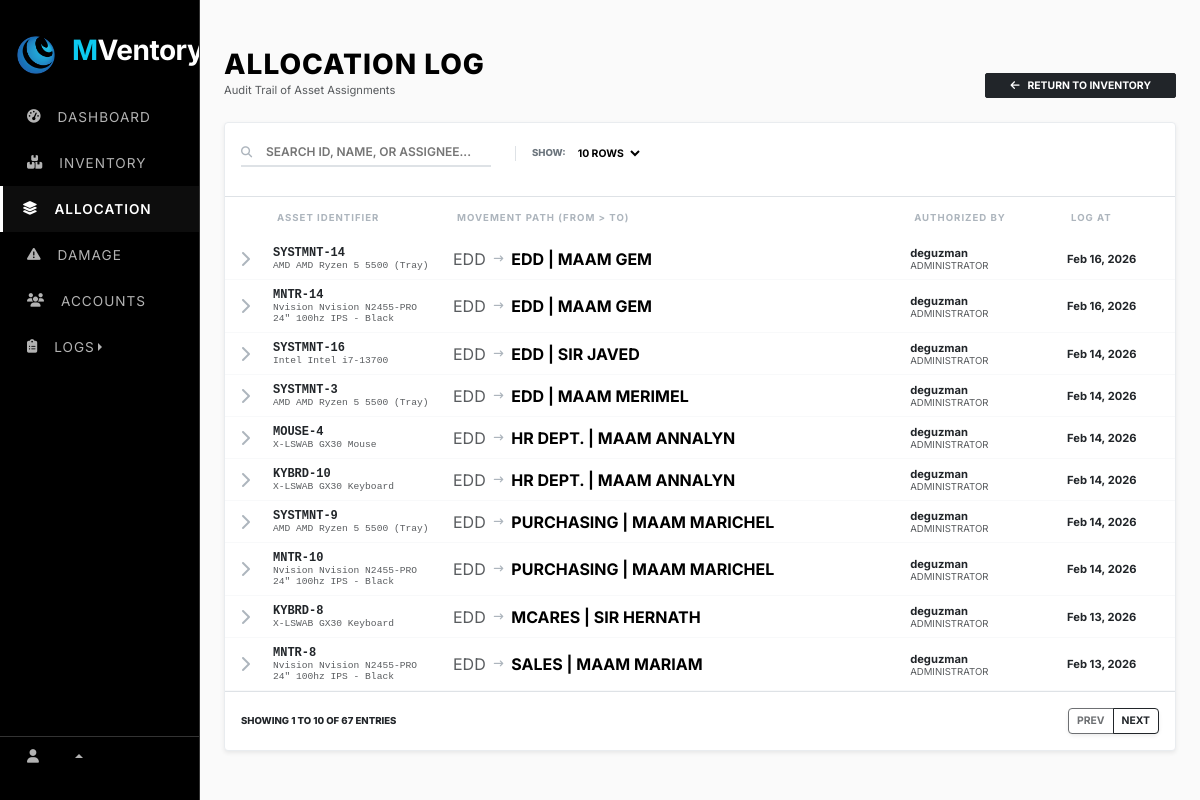
Page /web_content/allocation.php on the earlier database version.
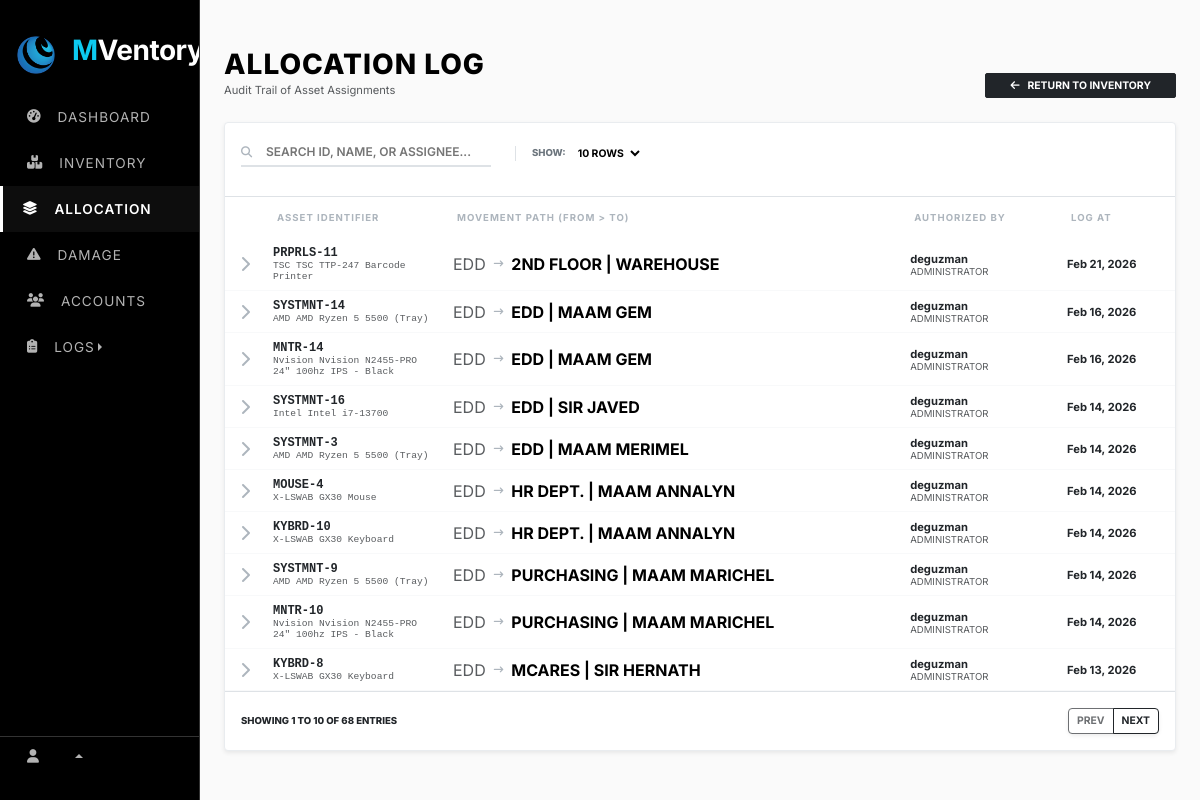
Same page on the later database version.
### tables this page shows
CREATE TABLE `system_settings` (
  `setting_key` varchar(100) NOT NULL,
  `setting_value` varchar(255) NOT NULL,
  `setting_type` enum('string','number','boolean','select') NOT NULL,
  `category` enum('general','inventory','notifications','security') NOT NULL,
  `description` varchar(255) DEFAULT NULL,
  PRIMARY KEY (`setting_key`)
);

CREATE TABLE `allocation_log` (
  `id` int(11) NOT NULL AUTO_INCREMENT,
  `asset_id` int(11) NOT NULL,
  `previous_assignee` varchar(255) DEFAULT NULL,
  `new_assignee` varchar(255) DEFAULT NULL,
  `allocated_by` varchar(255) DEFAULT NULL,
  `allocation_date` date DEFAULT NULL,
  `created_at` timestamp NOT NULL DEFAULT current_timestamp(),
  PRIMARY KEY (`id`),
  KEY `asset_id` (`asset_id`),
  CONSTRAINT `allocation_log_ibfk_1` FOREIGN KEY (`asset_id`) REFERENCES `assets` (`id`) ON DELETE CASCADE
);

CREATE TABLE `assets` (
  `id` int(11) NOT NULL AUTO_INCREMENT,
  `asset_id` varchar(50) DEFAULT NULL,
  `category_id` int(11) DEFAULT NULL,
  `item_name` varchar(255) NOT NULL,
  `brand` varchar(100) DEFAULT NULL,
  `model` varchar(100) DEFAULT NULL,
  `serial_number` varchar(100) DEFAULT NULL,
  `specs` text DEFAULT NULL,
  `quantity` int(11) DEFAULT 1,
  `assigned_to` varchar(255) DEFAULT NULL,
  `status` varchar(50) DEFAULT 'In Stock',
  `condition_status` varchar(50) DEFAULT NULL,
  `purchase_date` date DEFAULT NULL,
  `arrival_date` date DEFAULT NULL,
  `cost` decimal(10,2) DEFAULT NULL,
  `warranty_cost` decimal(10,2) DEFAULT NULL,
  `remarks` text DEFAULT NULL,
  `created_at` timestamp NOT NULL DEFAULT current_timestamp(),
  PRIMARY KEY (`id`),
  UNIQUE KEY `asset_id` (`asset_id`),
  KEY `fk_category` (`category_id`),
  CONSTRAINT `fk_category` FOREIGN KEY (`category_id`) REFERENCES `categories` (`category_id`) ON DELETE SET NULL
);

### fetch/fetch_allocation.php (called while the page is built, shortened)
<?php
    $search = isset($_GET['search']) ? mysqli_real_escape_string($conn, $_GET['search']) : '';
    $limit = isset($_GET['limit']) ? (int)$_GET['limit'] : 10;
    $page = isset($_GET['page']) ? (int)$_GET['page'] : 1;
    $start = ($page - 1) * $limit;
?>

### web_content/allocation.php (the view, shortened to what the rows shown need)
<?php
    require_once "../render/connection.php";
    include "../src/cdn/cdn_links.php";
    include "../fetch/fetch_allocation.php";
?>
<!DOCTYPE html>
<html lang="en">
    <head>
        <link rel="stylesheet" href="../src/style/main_style.css">
    </head>
    <body>
        <div class="row g-0">
            <div class="col-lg-2">
                <?php include "../nav/sidebar_nav.php"; ?>
            </div>
            <div class="col">
                <div class="container-fluid px-4 mt-5">
                    <div class="main-registry-container">
                        <div class="card edd-card shadow-sm">
                            <div class="table-responsive">
                                <table class="table mb-0 align-middle">
                                    <thead>
                                        <tr>
                                            <th width="40"></th>
                                            <th width="180">Asset Identifier</th>
                                            <th>Movement Path (From > To)</th>
                                            <th>Authorized By</th>
                                            <th>Log At</th>
                                        </tr>
                                    </thead>
                                    <tbody>
                                        <?php
                                        $sql = "SELECT al.*, a.item_name, a.brand, a.model, a.asset_id as asset_tag
                                                FROM allocation_log al
                                                LEFT JOIN assets a ON al.asset_id = a.id
                                                WHERE a.asset_id LIKE '%$search%'
                                                   OR a.item_name LIKE '%$search%'
                                                   OR a.serial_number LIKE '%$search%'
                                                   OR al.new_assignee LIKE '%$search%'
                                                   OR al.previous_assignee LIKE '%$search%'
                                                ORDER BY al.allocation_date DESC
                                                LIMIT $start, $limit";
                                        $result = mysqli_query($conn, $sql);
                                        if(mysqli_num_rows($result) > 0):
                                            while($row = mysqli_fetch_assoc($result)):
                                                $drawer_id = "log_drawer_" . $row['id'];
                                        ?>
                                            <tr class="log-row" data-bs-toggle="collapse" data-bs-target="#<?= $drawer_id ?>">
                                                <td class="text-center">
                                                    <i class="fa-solid fa-chevron-right btn-expand"></i>
                                                </td>
                                                <td class="asset-id-cell">
                                                    <span class="d-block text-dark"><?= htmlspecialchars($row['asset_tag'] ?? 'N/A') ?></span>
                                                    <small class="text-muted fw-normal" style="font-size: 0.6rem;">
                                                        <?= htmlspecialchars($row['brand'] . ' ' . $row['item_name']) ?>
                                                    </small>
                                                </td>
                                                <td>
                                                    <div class="d-flex align-items-center gap-2">
                                                        <span class="text-muted"><?= htmlspecialchars($row['previous_assignee']) ?></span>
                                                        <i class="fa-solid fa-arrow-right-long" style="font-size: 0.6rem; color: #adb5bd;"></i>
                                                        <span class="fw-bold text-uppercase"><?= htmlspecialchars($row['new_assignee']) ?></span>
                                                    </div>
                                                </td>
                                                <td>
                                                    <div class="fw-bold text-dark" style="font-size: 0.7rem;"><?= htmlspecialchars($row['allocated_by']) ?></div>
                                                    <div class="text-muted" style="font-size: 0.6rem;">ADMINISTRATOR</div>
                                                </td>
                                                <td class="text-muted" style="font-size: 0.7rem;">
                                                    <span class="text-dark fw-bold"><?= date('M d, Y', strtotime($row['allocation_date'])) ?></span><br>
                                                </td>
                                            </tr>
                                        <?php endwhile; else: ?>
                                            <tr><td colspan="6" class="text-center py-5 text-muted fw-bold">NO RECORDS MATCHING "<?= htmlspecialchars($search) ?>"</td></tr>
                                        <?php endif; ?>
                                    </tbody>
                                </table>
                            </div>
                        </div>
                    </div>
                </div>
            </div>
        </div>
    </body>
</html>

### nav/sidebar_nav.php (shortened to what the rows shown need)
<?php
$app_name = "SELECT setting_value FROM system_settings WHERE setting_key = 'app_name'";
$result = $conn->query($app_name);
if ($result && $result->num_rows > 0) {
    $row = $result->fetch_assoc();
    $app_name_value = $row['setting_value'];
} else {
    $app_name_value = "MVentory";
}
$words = explode(" ", $app_name_value);
if (count($words) > 1) {
    $first_part = '<span class="text-info">' . htmlspecialchars($words[0]) . '</span>';
    array_shift($words);
    $second_part = htmlspecialchars(implode("", $words));
    $display_name = $first_part . $second_part;
} else {
    $display_name = htmlspecialchars($app_name_value);
}
$app_logo = "SELECT setting_value FROM system_settings WHERE setting_key = 'app_logo'";
$result_logo = $conn->query($app_logo);
if ($result_logo && $result_logo->num_rows > 0) {
    $row_logo = $result_logo->fetch_assoc();
    $app_logo_value = $row_logo['setting_value'];
} else {
    $app_logo_value = "default_logo.png";
}
?>
<link rel="stylesheet" href="../src/style/navbar_style.css">
<div class="sidebar-stark" id="sidebar">
    <div class="sidebar-header">
        <img src="../src/image/logo/<?php echo $app_logo_value; ?>" width="40" alt="Logo">
        <h3 class="ms-3 fw-bold text-white logo-text"><?php echo $display_name; ?></h3>
    </div>
</div>

Differences in the rows shown:
no longer on this page (row unchanged): allocation_log: asset.asset_id "MNTR-8", asset.item_name "Nvision Nvision N2455-PRO 24\" 100hz IPS - Black", previous_assignee "EDD", new_assignee "SALES | MAAM MARIAM", allocated_by "deguzman", allocation_date "Feb 13, 2026"
added allocation_log: asset.asset_id "PRPRLS-11", asset.item_name "TSC TSC TTP-247 Barcode Printer", previous_assignee "EDD", new_assignee "2ND FLOOR | WAREHOUSE", allocated_by "deguzman", allocation_date "Feb 21, 2026"
Other differences:
$total_rows: "67" → "68"
